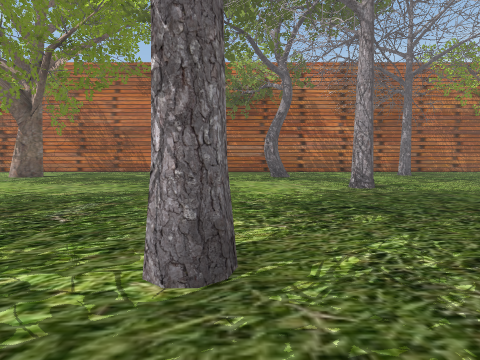
view 1 (above)

20 first-person views from a walk through a 3-D level made in the Unity game engine. The camera is 1.2 m above the floor, tilts 4° down and sees 85° across. The floor is counted in squares, 2.25 m on a side. Each view is taken from the middle of a square. On the plan, view 1 faces up. The plan holds only what a view shows up to about 9 squares ahead; the rest is blank. The place goes on beyond the plan. The player character is not drawn.

view 2
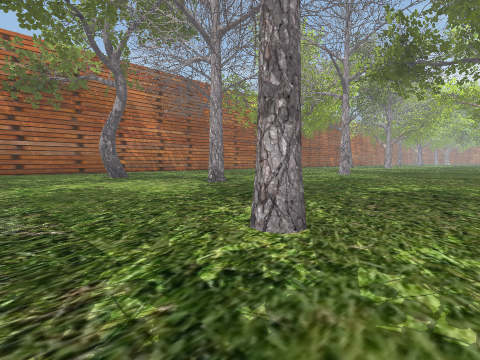

view 3
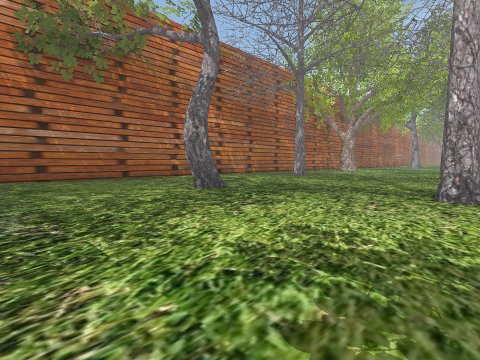

view 4
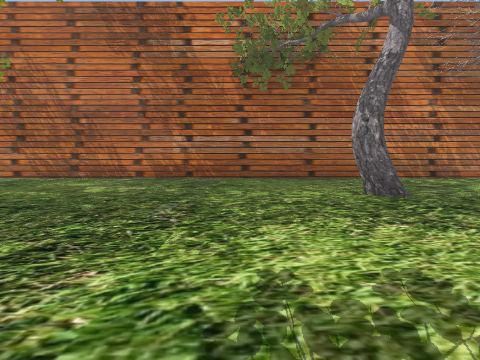

view 5
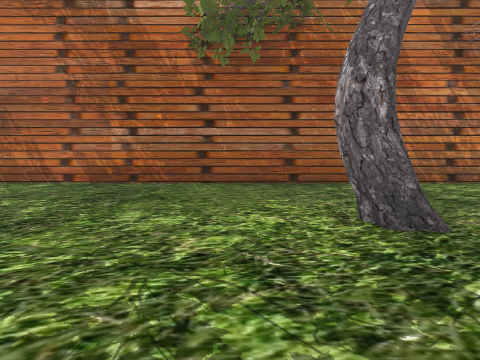

view 6
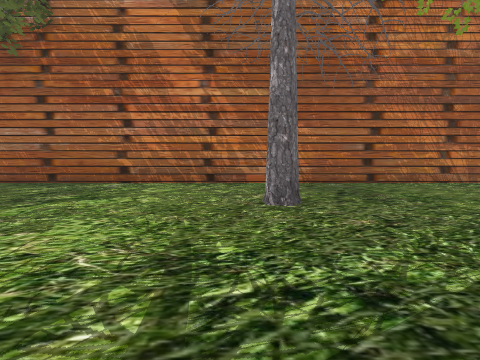

view 7
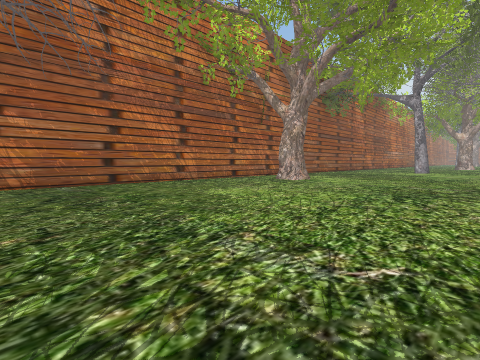

view 8
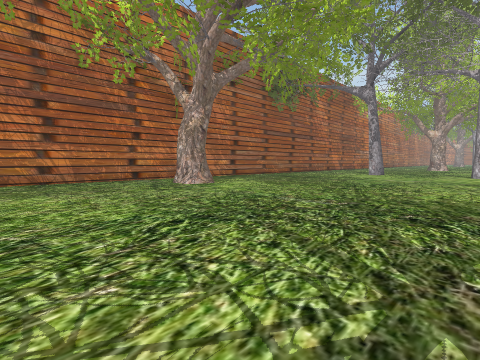

view 9
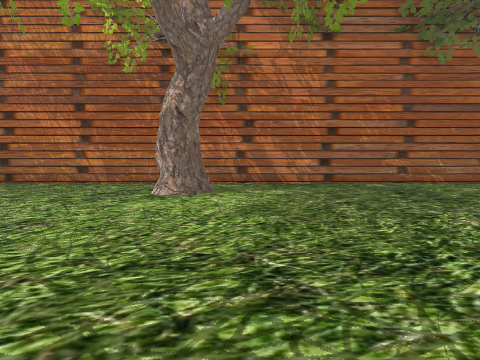

view 10
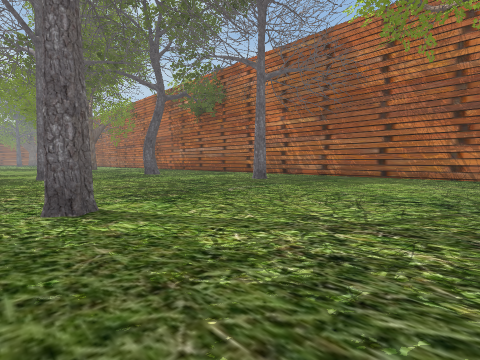

view 11
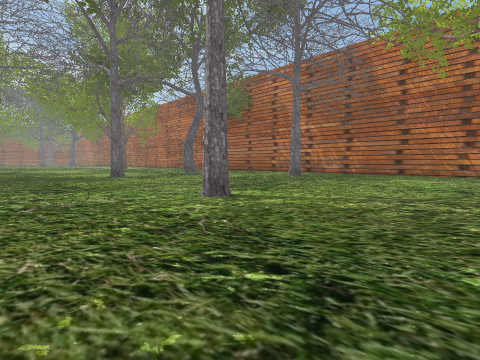

view 12
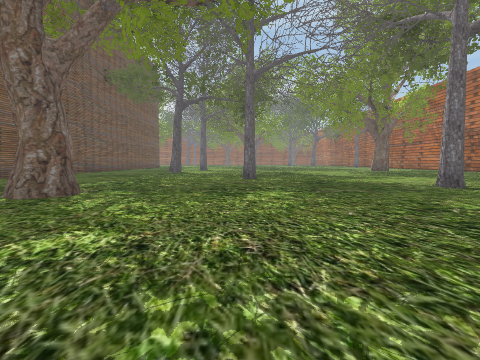

view 13
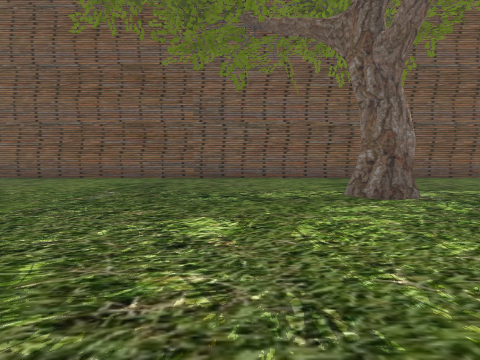

view 14
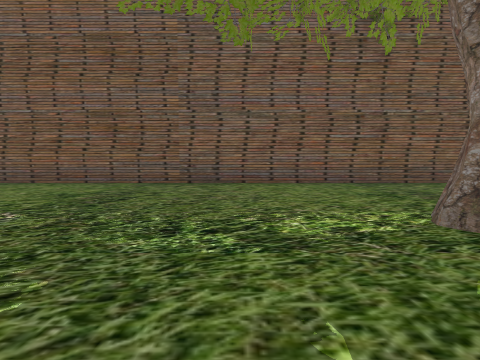

view 15
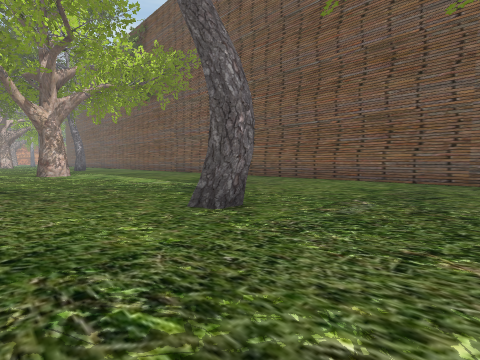

view 16
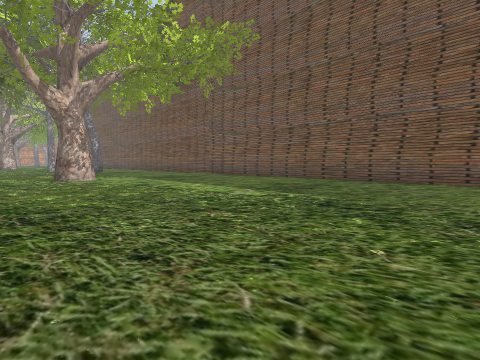

view 17
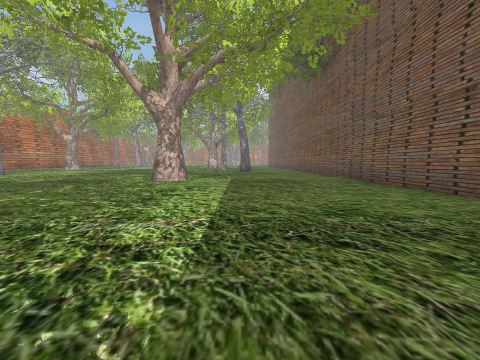

view 18
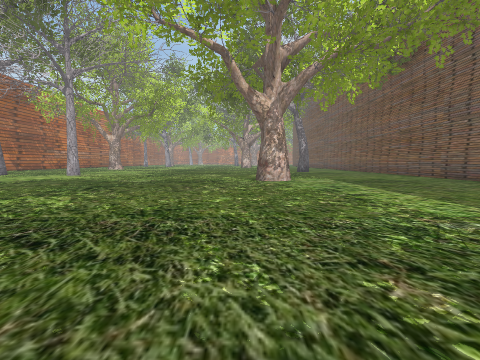

view 19
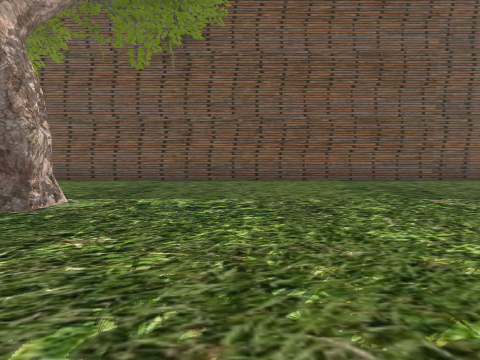

view 20
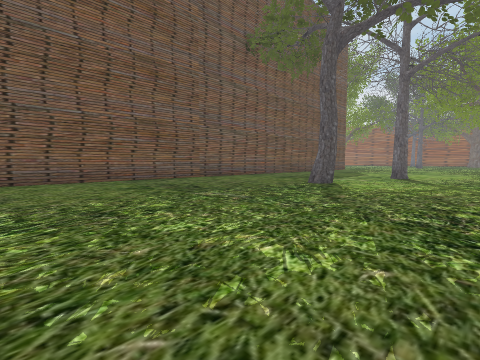

### Floor plan
Key: @ floor where view 1 was taken; # wall or solid block; x gap in a wall; . floor.
Columns run from 8 left of view 1 to 20 right of it. Each row starts with its distance up from view 1.
 14 #############################
 13 ..........................  .
 12 ......................#......
 11  ...........................
 10   ..........................
  9 x#.......#...................
  8  ............................
  7  ................. ..........
  6   ...........................
  5    ........#.....#...   .....
  4     ..... ...........  ......
  3      ................ .......
  2       .......................
  1   ......#....................
  0 ........@....................
 -1 #................#.........#.
 -2  ..#........#................
 -3  ............................
 -4  ............................
 -5   ...........................
 -6    ..........................
 -7   ###########################

Where each view was taken, in squares from view 1:
view 1: 0 up, 0 right, facing up
view 2: 0 up, 2 left, facing up-right
view 3: 5 up, 2 left, facing up-right
view 4: 5 up, 1 left, facing up
view 5: 7 up, 0 right, facing up
view 6: 7 up, 6 right, facing up
view 7: 7 up, 7 right, facing up-right
view 8: 6 up, 10 right, facing up-right
view 9: 7 up, 15 right, facing up
view 10: 4 up, 12 right, facing up-left
view 11: 2 up, 12 right, facing up-left
view 12: 1 up, 8 right, facing left
view 13: 2 up, 6 right, facing down
view 14: 0 up, 6 right, facing down
view 15: 1 up, 7 right, facing down-right
view 16: 1 up, 10 right, facing down-right
view 17: 3 down, 11 right, facing right
view 18: 0 up, 11 right, facing right
view 19: 1 up, 1 right, facing down
view 20: 1 up, 1 right, facing down-left
